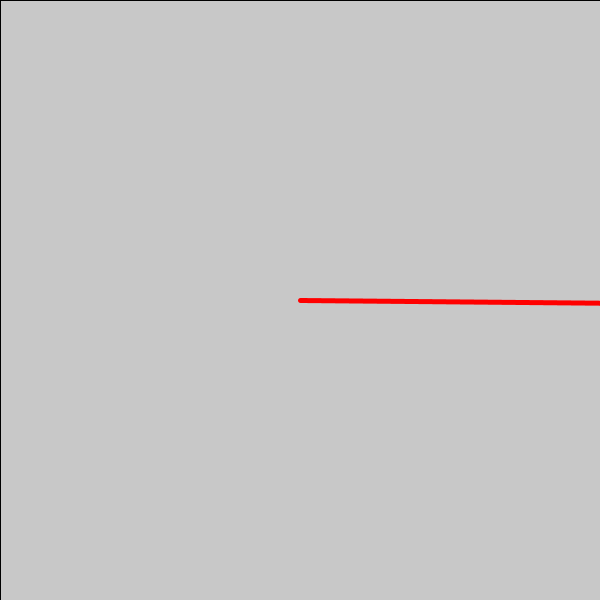
Frame 1 (no input)
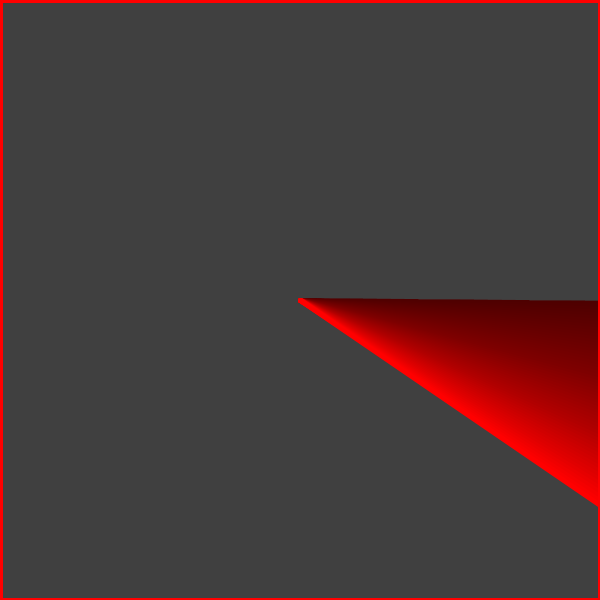
Frame 60 (the mouse pressed at the canvas centre just before this capture)
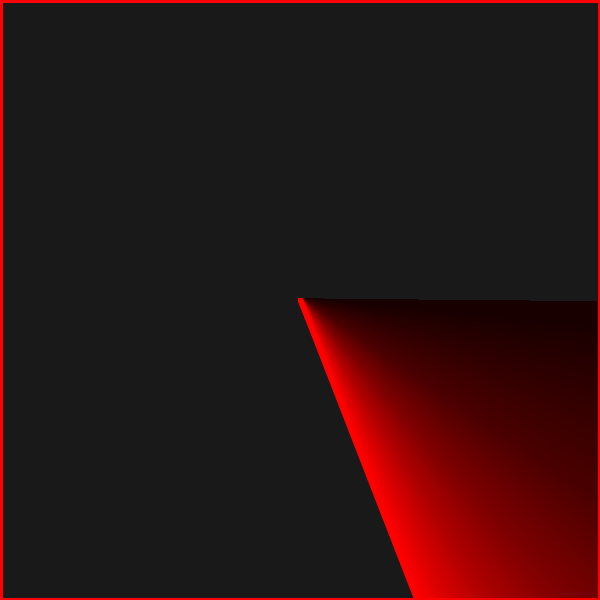
Frame 120 (the mouse held since frame 60 and released just before this capture)

The Processing sketch that drew these frames (run headless with seeded random() and noise(); from frame 60 on, the mouse is pressed at the canvas centre):

// Processing sketch: scanning_radar
// ── scanning_radar.pde
float hu = 0;
void setup() {
  size(600, 600);
  colorMode(HSB);
}

void draw() {
  
  //background(0);
  
  fill(0, 5);
  rect(0, 0, width, height);
  
  translate(width/2, height/2);
  rotate(frameCount * 0.01);
  strokeWeight(5);
  stroke(hu, 255, 255);
  line(0, 0, 1000, 0);
}
void keyPressed() {
  if(key == ' ') {
    hu = random(255);
  }
  if(key == 's') {
    save("rainbow_radar.jpg");
  }
}
